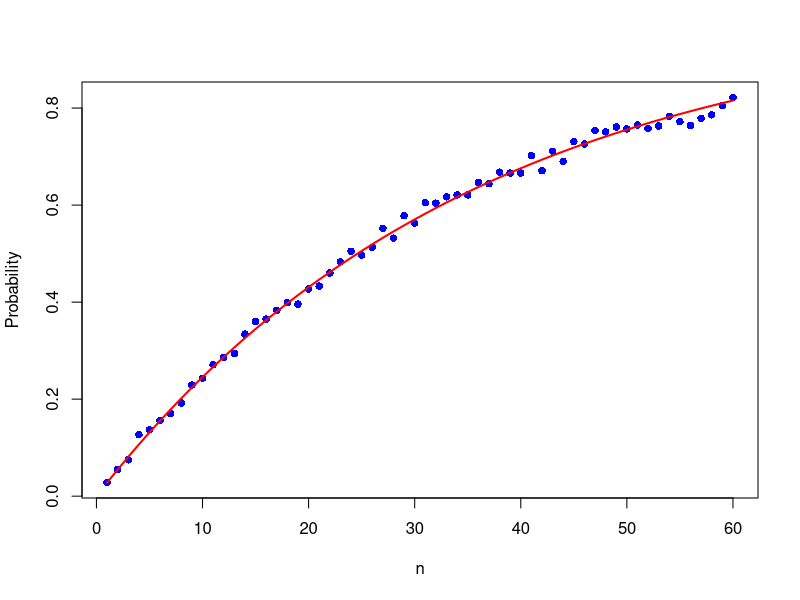
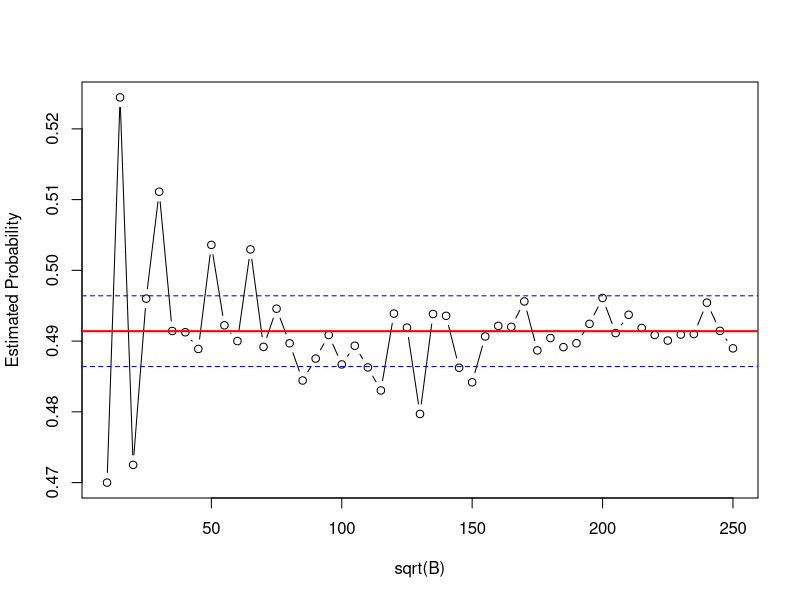
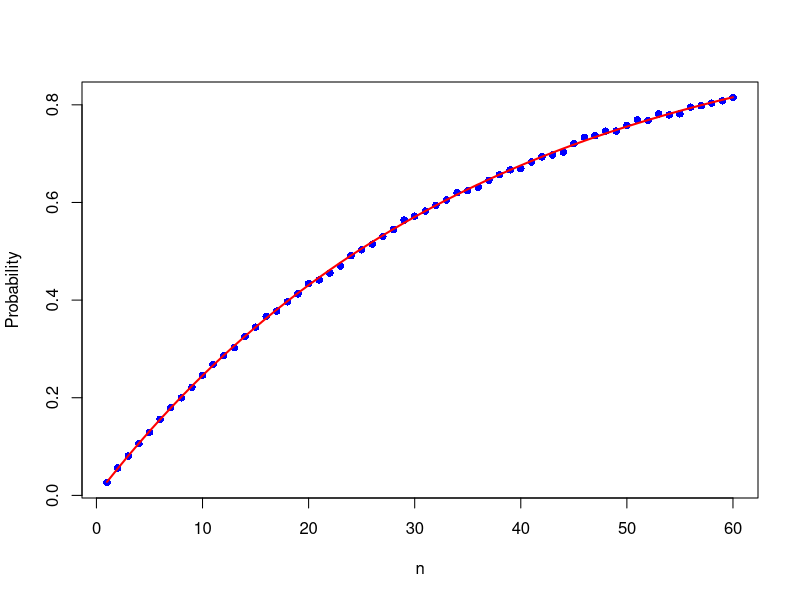
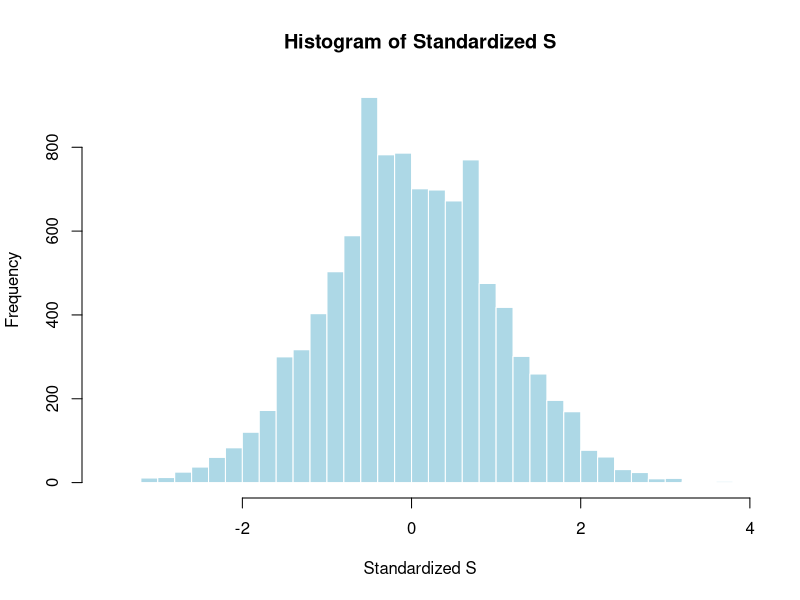
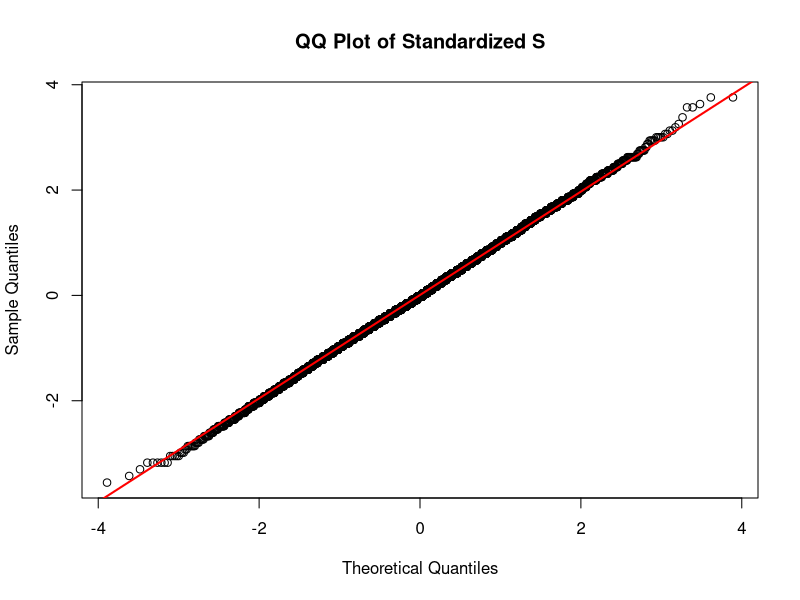

Write the R code that produced these figures, in order.
## ---- chunk 1
double_six <- function(n){
  die1 <- sample(1:6, n, replace = TRUE)
  die2 <- sample(1:6, n, replace = TRUE)
  
  any(die1 == 6 & die2 == 6)
}
## ---- chunk 2
B <- 10^3
n <- 24

results <- replicate(B, double_six(n))
mean(results)
## ---- chunk 3
set.seed(1997)

compute_prob <- function(n, B = 10^3){
  mean(replicate(B, double_six(n)))
}

n_vals <- 1:60
probs <- sapply(n_vals, compute_prob)

which(probs > 0.5)[1]
## ---- chunk 4
exact_prob <- function(n){
  1 - (35/36)^n
}

exact_vals <- exact_prob(n_vals)

plot(n_vals, probs, pch = 16, col = "blue",
     xlab = "n", ylab = "Probability")

lines(n_vals, exact_vals, col = "red", lwd = 2)
## ---- chunk 5
set.seed(1998)

B <- seq(10, 250, 5)^2
n <- 24

estimates <- sapply(B, function(b){
  mean(replicate(b, double_six(n)))
})

exact <- 1 - (35/36)^n

plot(sqrt(B), estimates, type = "b",
     xlab = "sqrt(B)", ylab = "Estimated Probability")

abline(h = exact, col = "red", lwd = 2)
abline(h = exact + 0.005, col = "blue", lty = 2)
abline(h = exact - 0.005, col = "blue", lty = 2)
## ---- chunk 6
n_vals <- 1:60
B <- 15000

probs_largeB <- sapply(n_vals, function(n){
  mean(replicate(B, double_six(n)))
})

exact_vals <- 1 - (35/36)^n_vals

plot(n_vals, probs_largeB, pch = 16, col = "blue",
     xlab = "n", ylab = "Probability")

lines(n_vals, exact_vals, col = "red", lwd = 2)
## ---- chunk 7
X <- function(n){
  sample(c(-1, 1), size = n, replace = TRUE,
         prob = c(18/38, 20/38))
}
## ---- chunk 8
n <- 1000
B <- 10^4

# function for one experiment: total casino profit from n players
S <- function(n){
  sum(sample(c(-1, 1), size = n, replace = TRUE,
             prob = c(18/38, 20/38)))
}

# simulate B experiments
S_vals <- replicate(B, S(n))

# estimate probability casino loses money (S < 0)
mean(S_vals < 0)
## ---- chunk 9
mean(S_vals)
## ---- chunk 10
sd(S_vals)
## ---- chunk 11
# standardize S
S_std <- (S_vals - mean(S_vals)) / sd(S_vals)

# Histogram
hist(S_std,
     breaks = 40,
     main = "Histogram of Standardized S",
     xlab = "Standardized S",
     col = "lightblue",
     border = "white")

# QQ plot
qqnorm(S_std,
       main = "QQ Plot of Standardized S")
qqline(S_std, col = "red", lwd = 2)

## ---- chunk 12
target_prob <- 0.01

find_prob <- function(n){
  mu <- n * (1/19)
  sigma <- sqrt(n * (360/361))
  pnorm(0, mean = mu, sd = sigma)
}

n_vals <- 1:10000
probs <- sapply(n_vals, find_prob)

n_min <- n_vals[which(probs <= target_prob)[1]]
n_min
## ---- chunk 13
set.seed(1999)

# Recompute n_min (so this chunk works independently)
target_prob <- 0.01

find_prob <- function(n){
  mu <- n * (1/19)
  sigma <- sqrt(n * (360/361))
  pnorm(0, mean = mu, sd = sigma)
}

n_vals <- 1:10000
probs <- sapply(n_vals, find_prob)
n_min <- n_vals[which(probs <= target_prob)[1]]

# Monte Carlo verification
B <- 10^4

S <- function(n){
  sum(sample(c(-1, 1), size = n, replace = TRUE,
             prob = c(18/38, 20/38)))
}

S_vals <- replicate(B, S(n_min))

mean(S_vals < 0)
